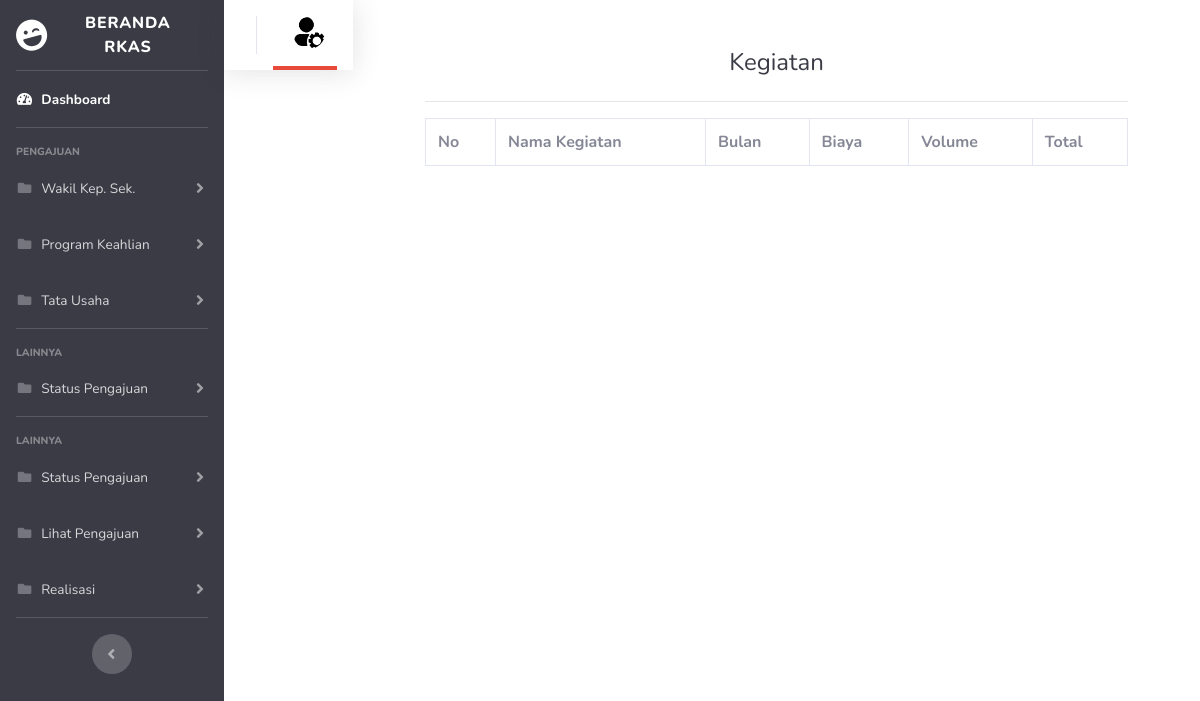
Page /rkas/kegiatanadmin.php on the earlier database version.
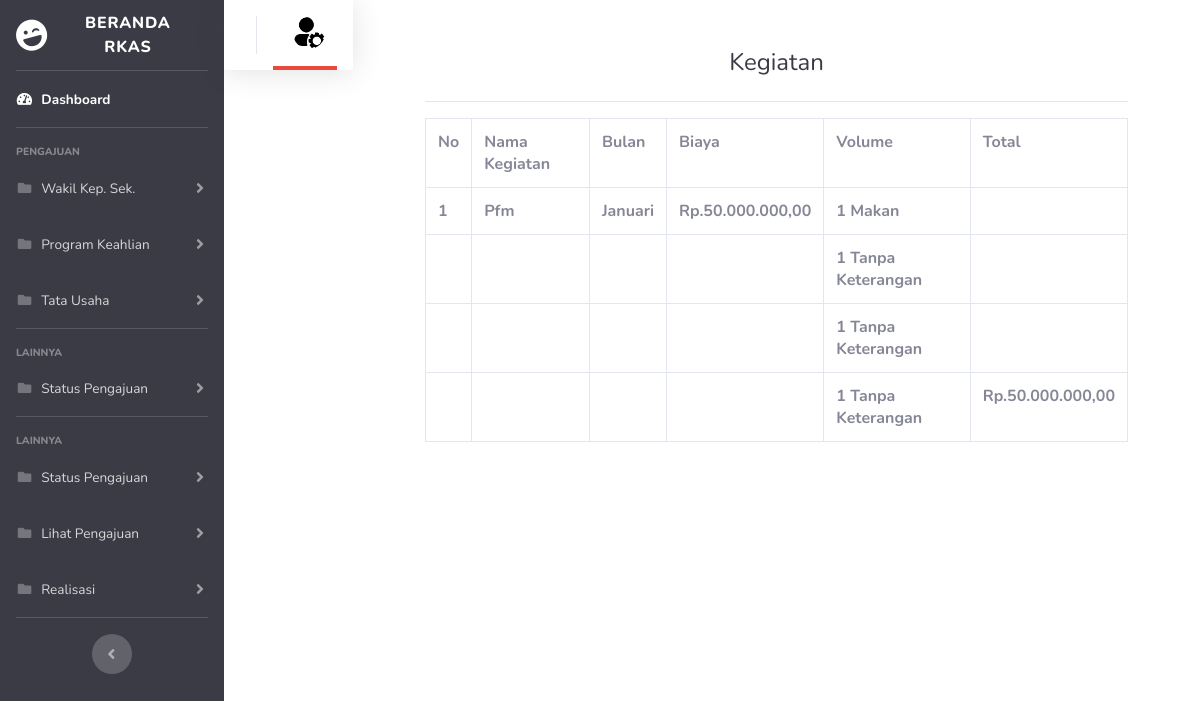
Same page on the later database version.
### tables this page shows
CREATE TABLE `tb_kegiatan` (
  `id_kegiatan` int(11) NOT NULL,
  `sumber_dana` varchar(50) NOT NULL,
  `tahun_ajuan` int(4) NOT NULL,
  `nama_kegiatan` varchar(50) NOT NULL,
  `bulan` varchar(50) NOT NULL,
  `biaya` int(20) NOT NULL,
  `volume_1` int(11) NOT NULL,
  `volume_2` int(11) NOT NULL,
  `volume_3` int(11) NOT NULL,
  `volume_4` int(11) NOT NULL,
  `keterangan_volume1` varchar(75) NOT NULL,
  `keterangan_volume2` varchar(75) NOT NULL,
  `keterangan_volume3` varchar(75) NOT NULL,
  `keterangan_volume4` varchar(75) NOT NULL,
  `vol1` varchar(10) NOT NULL,
  `vol2` varchar(10) NOT NULL,
  `vol3` varchar(10) NOT NULL,
  `vol4` varchar(10) NOT NULL,
  `total` int(20) NOT NULL,
  `status` varchar(50) NOT NULL,
  `tanggal_order` date NOT NULL,
  `link` text NOT NULL,
  `status_order` char(10) NOT NULL,
  `status_bayar` char(10) NOT NULL
);

### rkas/kegiatanadmin.php (the view, shortened to what this page needs)
<?php
include "koneksi.php";
$id = $_GET['id'];
$sql = mysqli_query($conn, "SELECT * FROM tb_kegiatan ORDER BY id_kegiatan DESC");
?>
<head>
    <link href="vendor/fontawesome-free/css/all.min.css" rel="stylesheet" type="text/css">
    <link href="css/sb-admin-2.css" rel="stylesheet">
</head>
<body id="page-top">
        <div id="wrapper">
<ul class="navbar-nav bg-gray-900 sidebar sidebar-dark accordion" id="accordionSidebar">
    <a class="sidebar-brand d-flex align-items-center justify-content-center" href="admin.php?id=<?= $id ?>">
        <div class="sidebar-brand-icon rotate-n-15">
            <i class="fas fa-laugh-wink"></i>
        </div>
        <div class="sidebar-brand-text mx-3">Beranda RKAS </div>
    </a>
    <hr class="sidebar-divider my-0">
    <li class="nav-item active">
        <a class="nav-link" href="admin.php?id=<?= $id ?>">
            <i class="fas fa-fw fa-tachometer-alt"></i>
            <span>Dashboard</span></a>
    </li>
    <hr class="sidebar-divider">
    <div class="sidebar-heading">
        PENGAJUAN
    </div>
    <li class="nav-item">
        <a class="nav-link collapsed" href="#" data-toggle="collapse" data-target="#collapseTwo"
            aria-expanded="true" aria-controls="collapseTwo">
            <i class="fas fa-fw fa-folder"></i>
            <span>Wakil Kep. Sek.</span>
        </a>
    </li>
    <li class="nav-item">
        <a class="nav-link collapsed" href="#" data-toggle="collapse" data-target="#collapseUtilities"
            aria-expanded="true" aria-controls="collapseUtilities">
            <i class="fas fa-fw fa-folder"></i>
            <span>Program Keahlian</span>
        </a>
    </li>
    <li class="nav-item">
        <a class="nav-link collapsed" href="#" data-toggle="collapse" data-target="#TU"
            aria-expanded="true" aria-controls="collapseUtilities">
            <i class="fas fa-fw fa-folder"></i>
            <span>Tata Usaha</span>
        </a>
    </li>
    <hr class="sidebar-divider">
    <div class="sidebar-heading">
        Lainnya
    </div>
    <li class="nav-item">
        <a class="nav-link collapsed" href="#" data-toggle="collapse" data-target="#status"
            aria-expanded="true" aria-controls="collapsePages">
            <i class="fas fa-fw fa-folder"></i>
            <span>Status Pengajuan</span>
        </a>
    </li>
    <hr class="sidebar-divider">
    <div class="sidebar-heading">
        Lainnya
    </div>
    <li class="nav-item">
        <a class="nav-link collapsed" href="#" data-toggle="collapse" data-target="#status"
            aria-expanded="true" aria-controls="collapsePages">
            <i class="fas fa-fw fa-folder"></i>
            <span>Status Pengajuan</span>
        </a>
    </li>
    <li class="nav-item">
        <a class="nav-link collapsed" href="#" data-toggle="collapse" data-target="#lihat"
            aria-expanded="true" aria-controls="collapsePages">
            <i class="fas fa-fw fa-folder"></i>
            <span>Lihat Pengajuan</span>
        </a>
    </li>
    <li class="nav-item">
                <a class="nav-link collapsed" href="#" data-toggle="collapse" data-target="#realisasi"
                    aria-expanded="true" aria-controls="collapsePages">
                    <i class="fas fa-fw fa-folder"></i>
                    <span>Realisasi</span>
                </a>
            </li>
    <hr class="sidebar-divider d-none d-md-block">
    <div class="text-center d-none d-md-inline">
        <button class="rounded-circle border-0" id="sidebarToggle"></button>
    </div>
</ul>
<nav class="navbar navbar-expand navbar-light bg-white topbar mb-4 static-top shadow">
            <ul class="navbar-nav ml-auto">
                <li class="nav-item dropdown no-arrow">
                    <a class="nav-link dropdown-toggle border-bottom-danger" href="#" id="userDropdown" role="button"
                        data-toggle="dropdown" aria-haspopup="true" aria-expanded="false">
                        <img class="img-profile rounded-circle "
                            src="img/opprofil.png">
                    </a>
                </li>
            </ul>
        </nav>
        <div class="container">
        <div class="p-5">
        <div class="text-center">
                                <h1 class="h4 text-gray-900 mb-4">Kegiatan</h1>
                                <hr>
                            </div>
        <div class="table-responsive">
                                <table class="table table-bordered" id="dataTable" width="100%" cellspacing="0">
                                <tr>
                                            <th>No</th>
                                            <th>Nama Kegiatan</th>
                                            <th>Bulan</th>
                                            <th>Biaya</th>
                                            <th>Volume</th>
                                            <th>Total</th>
                                    </tr>
                                        <?php $no = 0;?>
                                    <?php foreach ($sql as $row) : ?>
                                    <tr>
                                    <th><?php $no += 1; echo $no;?></th>
                                    <th><?= $row["nama_kegiatan"];?></th>
                                    <th><?= $row["bulan"];?></th>
                                    <th>Rp.<?= number_format($row["biaya"], 2, ',', '.'); ?></th>
                                    <th><?= $row["volume_1"];?> <?= $row["keterangan_volume1"]?></th>
                                    <th></th>
                                    </tr>
                                    <tr>
                                        <th></th>
                                        <th></th>
                                        <th></th>
                                        <th></th>
                                        <th><?= $row["volume_2"];?> <?= $row["keterangan_volume2"]?></th>
                                        <th></th>
                                    </tr>
                                    <tr>
                                        <th></th>
                                        <th></th>
                                        <th></th>
                                        <th></th>
                                        <th><?= $row["volume_3"];?> <?= $row["keterangan_volume3"]?></th>
                                        <th></th>
                                    </tr>
                                    <tr>
                                        <th></th>
                                        <th></th>
                                        <th></th>
                                        <th></th>
                                        <th><?= $row["volume_4"];?> <?= $row["keterangan_volume4"]?></th>
                                        <th>Rp.<?= number_format($row["total"], 2, ',', '.'); ?></th>
                                    </tr>
                                    <?php endforeach; ?>
                            </div>
                            </div>
                        </div>
                        </div>
</body>
</html>

Differences in the rows shown:
added tb_kegiatan: nama_kegiatan "Pfm", bulan "Januari", biaya "50.000.000,00", volume_1 "1", keterangan_volume1 "Makan", volume_2 "1", keterangan_volume2 "Tanpa Keterangan", volume_3 "1", keterangan_volume3 "Tanpa Keterangan", volume_4 "1", keterangan_volume4 "Tanpa Keterangan", total "50.000.000,00"
